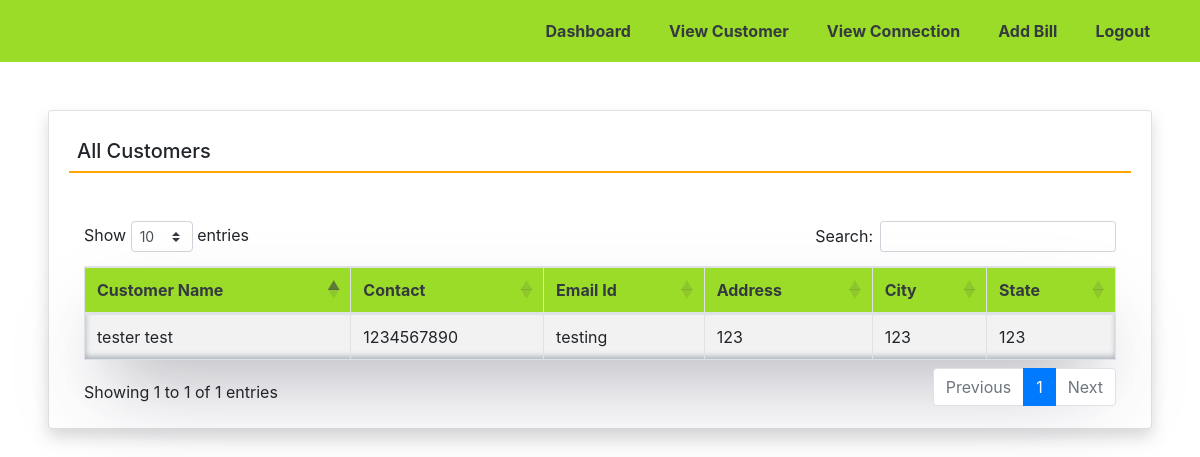
The page /viewcustomer (signed in) on the database its author committed.
### frontendpage/models.py (models this page shows, shortened)
class Customer(models.Model):
    user = models.ForeignKey(User,on_delete=models.CASCADE)
    usercontactnumber = models.CharField(max_length=15, null=True)
    useraddress = models.CharField(max_length=200, null=True)
    usercity = models.CharField(max_length=100,null=True)
    userstate = models.CharField(max_length=100, null=True)
    userregdate = models.DateTimeField(auto_now_add=True)

### frontendpage/views.py (the view)
# urls.py: path('viewcustomer',viewcustomer, name='viewcustomer'),
def viewcustomer(request):
    if not request.user.is_authenticated:
        return redirect('adminlogin')
    customer = Customer.objects.all()
    return render(request,'viewcustomer.html', locals())

### frontendpage/templates/viewcustomer.html
{% extends 'adminnavbar.html' %}
{% load static %}
{% block body1 %}
<div class="card shadow m-5">
    <div class="card-body">
		<h5 class="p-2" style="border-bottom: 2px solid orange">All Customers</h5>
     <div class="container mt-5">
		<h1 class="text-success text-center"></h1>
		<table id="example" class="table table-striped table-bordered" style="width:100%; box-shadow: rgba(50, 50, 93, 0.25) 0px 50px 100px -20px, rgba(0, 0, 0, 0.3) 0px 30px 60px -30px, rgba(10, 37, 64, 0.35) 0px -2px 6px 0px inset;">
			<thead style="background-color: #9bdc28;">
				<tr>
					<th class="text-Dark">Customer Name</th>
					<th class="text-Dark">Contact</th>
					<th class="text-Dark">Email Id</th>
					<th class="text-Dark">Address</th>
					<th class="text-Dark">City</th>
					<th class="text-Dark">State</th>
				</tr>
			</thead>
			<tbody>
              {% for i in customer %}
			  <tr>
				  <td>{{i.user.first_name}} {{i.user.last_name}}</td>
				  <td>{{i.usercontactnumber}}</td>
				  <td>{{i.user.username}}</td>
				  <td>{{i.useraddress}}</td>
				  <td>{{i.usercity}}</td>
				  <td>{{i.userstate}}</td>
			  </tr>
			{% endfor %}
			</tbody>
		</table>
	</div>
	</div>
</div>
{% endblock %}

### frontendpage/static/css/sidebar.css (style rules this page uses)
body { background: #ffffff; min-height: 100vh; }

### rows shown on the page
Customer: user.first_name "tester", user.last_name "test", usercontactnumber "1234567890", user.username "testing", useraddress "123", usercity "123", userstate "123"
